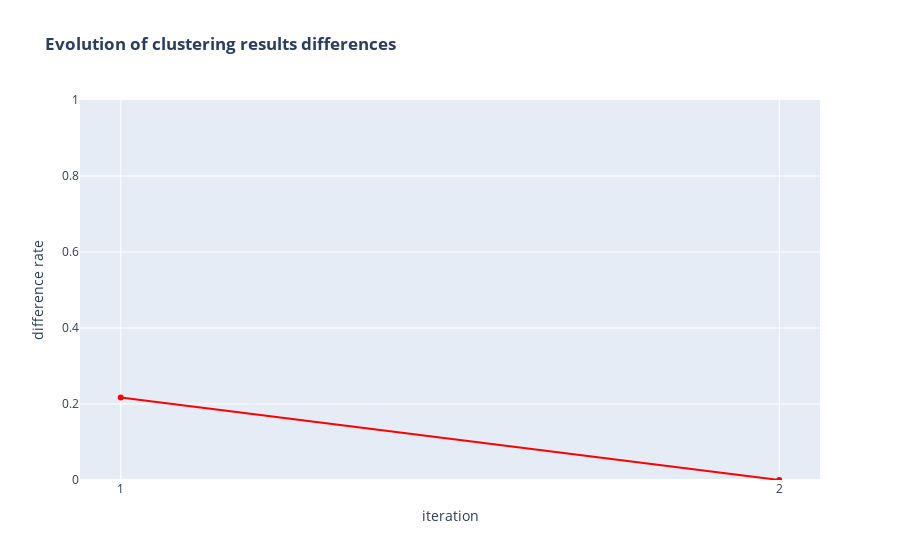

Notebook code for this chart:
### Markdown cell above
> ### Display evolution of clustering differences.
> _It is computed by `1 - vmeasure(current_clustering, previous_clustering)`_

### Code cell
# Compute clustering difference score for each iteration.
clustering_differences: Dict[str, float] = {}
for iteration in range(1, int(df_status["iteration_id"])):
    # Get iteration ids.
    current_iteration_id: str = str(iteration)
    previous_iteration_id: str = str(iteration-1)
    # Format clustering results: Get common text ids.
    list_of_common_text_ids: List[str] = [
        text_id
        for text_id in df_clusterings.index
        if (
            df_texts["is_deleted"][text_id] == False
        ) and (
            df_clusterings[previous_iteration_id][text_id] != "-1"
        ) and (
            df_clusterings[current_iteration_id][text_id] != "-1"
        )
    ]
    # Compute scores.
    clustering_differences[current_iteration_id] = 1.0 - metrics.v_measure_score(
        labels_true=df_clusterings[previous_iteration_id][list_of_common_text_ids],
        labels_pred=df_clusterings[current_iteration_id][list_of_common_text_ids],
    )
df_clustering_differences: pd.DataFrame = pd.DataFrame.from_dict(clustering_differences, orient="index", columns=["difference rate"])
df_clustering_differences["iteration"] = df_clustering_differences.index

# Display clustering difference scores.
fig = px.line(
    df_clustering_differences,
    x="iteration",
    y="difference rate",
    markers=True,
    title="<b>Evolution of clustering results differences</b>",
    color_discrete_sequence=["red"],
)
fig.update_layout(yaxis=dict(range=[0.0, 1.0]))
fig.show()

### Figure 1 — Plotly figure (JSON) as saved in the notebook; plotly's stock layout.template omitted (floating-point values rounded to 4 significant figures)
{"data": [{"hovertemplate": "iteration=%{x}<br>difference rate=%{y}<extra></extra>", "legendgroup": "", "line": {"color": "red", "dash": "solid"}, "marker": {"symbol": "circle"}, "mode": "lines+markers", "name": "", "orientation": "v", "showlegend": false, "type": "scatter", "x": ["1", "2"], "xaxis": "x", "y": [0.2172, 0], "yaxis": "y"}], "layout": {"legend": {"tracegroupgap": 0}, "title": {"text": "<b>Evolution of clustering results differences</b>"}, "xaxis": {"anchor": "y", "domain": [0, 1], "title": {"text": "iteration"}}, "yaxis": {"anchor": "x", "domain": [0, 1], "range": [0, 1], "title": {"text": "difference rate"}}}}
